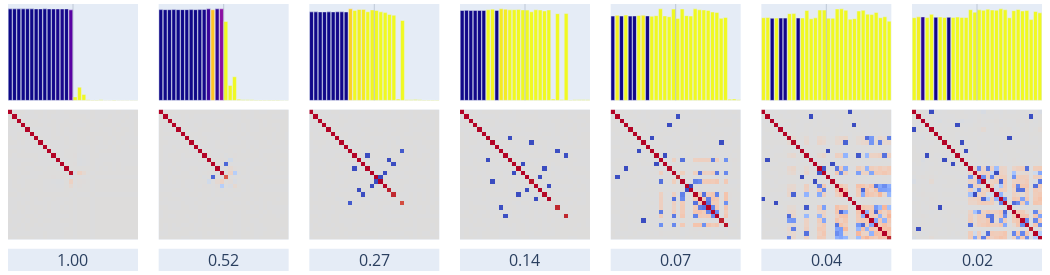

The notebook cell this image was saved under:
### Code cell
#fig = render_features(model, np.s_[::2]) # every other instance  
which = np.s_[:]
which_instances = np.arange(model.config.n_instances)[which]
fig_height = 275
fig_width = 150*len(which_instances) 
fig = render_features(model, fig_width, fig_height, which_instances)
fig.update_layout()

### Figure 1 — Plotly figure (JSON) as saved in the notebook; plotly's stock layout.template omitted (floating-point values rounded to 4 significant figures; data arrays with more than 128 entries replaced by an {"elided": "..."} marker saying what was removed)
{"data": [{"marker": {"cmax": 1, "cmin": 0, "color": [0.001916, 0.002001, 0.001128, 0.0038, 0.001474, 0.001584, 0.002314, 0.003365, 0.001994, 0.004681, 0.01355, 0.02321, 0.02502, 0.0103, 0.1585, 0.9997, 0.9909, 0.9992, 0.9989, 0.9957, 0.9984, 0.9996, 0.9951, 0.9978, 0.9965, 0.9965, 0.994, 0.9947, 0.9944, 0.9958]}, "type": "bar", "width": 0.9, "x": [0, 1, 2, 3, 4, 5, 6, 7, 8, 9, 10, 11, 12, 13, 14, 15, 16, 17, 18, 19, 20, 21, 22, 23, 24, 25, 26, 27, 28, 29], "xaxis": "x", "y": [0.9997, 0.9995, 0.9998, 0.9999, 0.9999, 0.9997, 0.9994, 0.9994, 1.0, 0.9994, 0.9989, 0.9989, 0.9988, 0.9994, 0.9891, 0.03835, 0.1444, 0.06402, 0.008229, 0.003516, 0.00545, 0.006944, 0.002147, 0.003059, 0.003196, 0.002245, 0.001761, 0.001665, 0.001779, 0.001911], "yaxis": "y"}, {"colormodel": "rgba256", "customdata": {"elided": "30x30 float values"}, "hovertemplate": "foo\n", "type": "image", "xaxis": "x8", "yaxis": "y8", "z": {"elided": "3600 int values"}}, {"marker": {"cmax": 1, "cmin": 0, "color": [0.003789, 0.005144, 0.002245, 0.008657, 0.003546, 0.002702, 0.003996, 0.006016, 0.002148, 0.008709, 0.01723, 0.0874, 0.8699, 0.06134, 0.2889, 0.9996, 1.021, 1.017, 1.039, 1.003, 1.088, 1.074, 1.035, 1.007, 1.018, 1.132, 1.01, 1.038, 1.06, 1.097]}, "type": "bar", "width": 0.9, "x": [0, 1, 2, 3, 4, 5, 6, 7, 8, 9, 10, 11, 12, 13, 14, 15, 16, 17, 18, 19, 20, 21, 22, 23, 24, 25, 26, 27, 28, 29], "xaxis": "x2", "y": [1.001, 1.001, 0.9999, 1.001, 1.0, 1.001, 1.001, 1.001, 1.0, 1.001, 1.003, 1.009, 0.9997, 1.009, 1.009, 0.87, 0.1638, 0.2607, 0.01319, 0.007101, 0.00734, 0.008313, 0.005016, 0.005447, 0.003621, 0.00408, 0.003552, 0.003897, 0.002525, 0.001722], "yaxis": "y2"}, {"colormodel": "rgba256", "customdata": {"elided": "30x30 float values"}, "hovertemplate": "foo\n", "type": "image", "xaxis": "x9", "yaxis": "y9", "z": {"elided": "3600 int values"}}, {"marker": {"cmax": 1, "cmin": 0, "color": [0.007168, 0.007362, 0.005695, 0.00904, 0.004421, 0.005059, 0.01226, 0.01192, 0.008874, 0.9043, 1.003, 0.9724, 0.9639, 1.018, 0.9929, 1.002, 1.018, 1.024, 1.028, 1.029, 1.073, 1.036, 1.293, 1.289, 1.288, 1.361, 1.276, 1.276, 1.141, 1.329]}, "type": "bar", "width": 0.9, "x": [0, 1, 2, 3, 4, 5, 6, 7, 8, 9, 10, 11, 12, 13, 14, 15, 16, 17, 18, 19, 20, 21, 22, 23, 24, 25, 26, 27, 28, 29], "xaxis": "x3", "y": [1.001, 1.002, 1.001, 1.001, 1.001, 1.001, 1.002, 1.002, 1.0, 1.036, 1.018, 1.028, 1.029, 1.003, 1.024, 1.018, 1.002, 0.9929, 0.9724, 0.9639, 0.01507, 0.9043, 0.008208, 0.007467, 0.009591, 0.00742, 0.004761, 0.003448, 0.004527, 0.004784], "yaxis": "y3"}, {"colormodel": "rgba256", "customdata": {"elided": "30x30 float values"}, "hovertemplate": "foo\n", "type": "image", "xaxis": "x10", "yaxis": "y10", "z": {"elided": "3600 int values"}}, {"marker": {"cmax": 1, "cmin": 0, "color": [0.00779, 0.008235, 0.004936, 0.01135, 0.005738, 0.003667, 1.007, 0.9858, 0.008095, 0.9651, 0.9661, 1.009, 1.007, 0.9951, 1.009, 1.006, 1.015, 1.007, 1.005, 1.011, 1.009, 1.358, 1.019, 1.285, 1.015, 1.324, 1.214, 1.358, 1.395, 1.347]}, "type": "bar", "width": 0.9, "x": [0, 1, 2, 3, 4, 5, 6, 7, 8, 9, 10, 11, 12, 13, 14, 15, 16, 17, 18, 19, 20, 21, 22, 23, 24, 25, 26, 27, 28, 29], "xaxis": "x4", "y": [1.001, 1.002, 1.001, 1.001, 1.001, 1.001, 1.009, 1.015, 1.001, 1.019, 1.014, 1.007, 1.009, 1.011, 1.007, 1.005, 0.9857, 1.009, 1.006, 0.9951, 1.007, 0.01525, 0.965, 0.01005, 0.9661, 0.005025, 0.00753, 0.007016, 0.006341, 0.007981], "yaxis": "y4"}, {"colormodel": "rgba256", "customdata": {"elided": "30x30 float values"}, "hovertemplate": "foo\n", "type": "image", "xaxis": "x11", "yaxis": "y11", "z": {"elided": "3600 int values"}}, {"marker": {"cmax": 1, "cmin": 0, "color": [0.01173, 0.9743, 0.007332, 0.9938, 0.007123, 0.007857, 0.9994, 0.9748, 0.009315, 1.009, 1.003, 1.263, 1.007, 1.014, 1.283, 1.01, 1.297, 1.002, 1.007, 1.308, 1.308, 1.309, 1.315, 1.306, 1.319, 1.011, 1.333, 1.634, 1.559, 1.375]}, "type": "bar", "width": 0.9, "x": [0, 1, 2, 3, 4, 5, 6, 7, 8, 9, 10, 11, 12, 13, 14, 15, 16, 17, 18, 19, 20, 21, 22, 23, 24, 25, 26, 27, 28, 29], "xaxis": "x5", "y": [1.002, 1.01, 1.002, 1.014, 1.001, 1.003, 1.009, 1.011, 1.004, 0.9994, 1.007, 1.088, 1.003, 0.9938, 1.085, 0.9742, 1.086, 1.007, 1.002, 1.087, 1.076, 1.074, 1.068, 1.05, 1.046, 0.9747, 0.985, 0.0149, 0.01682, 0.007117], "yaxis": "y5"}, {"colormodel": "rgba256", "customdata": {"elided": "30x30 float values"}, "hovertemplate": "foo\n", "type": "image", "xaxis": "x12", "yaxis": "y12", "z": {"elided": "3600 int values"}}, {"marker": {"cmax": 1, "cmin": 0, "color": [0.9896, 0.9951, 0.008847, 0.9962, 0.01362, 0.01196, 1.254, 1.291, 0.01617, 1.003, 1.332, 1.01, 1.001, 1.36, 1.384, 1.005, 1.006, 1.461, 1.468, 1.34, 1.008, 1.004, 1.417, 1.421, 1.341, 1.351, 1.457, 1.461, 1.442, 1.458]}, "type": "bar", "width": 0.9, "x": [0, 1, 2, 3, 4, 5, 6, 7, 8, 9, 10, 11, 12, 13, 14, 15, 16, 17, 18, 19, 20, 21, 22, 23, 24, 25, 26, 27, 28, 29], "xaxis": "x6", "y": [1.008, 1.01, 1.001, 1.004, 1.003, 1.003, 1.057, 1.058, 1.004, 1.005, 1.095, 0.995, 1.006, 1.101, 1.101, 1.003, 1.001, 1.114, 1.116, 1.099, 0.9896, 0.9962, 1.09, 1.098, 1.052, 1.046, 1.072, 1.008, 1.019, 0.9658], "yaxis": "y6"}, {"colormodel": "rgba256", "customdata": {"elided": "30x30 float values"}, "hovertemplate": "foo\n", "type": "image", "xaxis": "x13", "yaxis": "y13", "z": {"elided": "3600 int values"}}, {"marker": {"cmax": 1, "cmin": 0, "color": [1.04, 0.9753, 0.05724, 1.006, 1.0, 0.01762, 0.9969, 1.001, 0.01211, 1.0, 0.9997, 1.001, 1.001, 1.322, 1.202, 1.324, 1.317, 1.35, 1.334, 1.179, 1.364, 1.394, 1.006, 1.326, 1.4, 1.41, 1.394, 1.008, 1.366, 1.382]}, "type": "bar", "width": 0.9, "x": [0, 1, 2, 3, 4, 5, 6, 7, 8, 9, 10, 11, 12, 13, 14, 15, 16, 17, 18, 19, 20, 21, 22, 23, 24, 25, 26, 27, 28, 29], "xaxis": "x7", "y": [0.9981, 1.008, 1.008, 0.9997, 1.038, 1.003, 1.006, 1.001, 1.003, 1.001, 1.006, 1.002, 1.0, 1.094, 1.065, 1.093, 1.087, 1.101, 1.091, 1.089, 1.105, 1.093, 0.997, 1.083, 1.097, 1.079, 1.084, 0.9753, 1.073, 1.056], "yaxis": "y7"}, {"colormodel": "rgba256", "customdata": {"elided": "30x30 float values"}, "hovertemplate": "foo\n", "type": "image", "xaxis": "x14", "yaxis": "y14", "z": {"elided": "3600 int values"}}], "layout": {"annotations": [{"bgcolor": "rgba(0,0,0,0)", "font": {"size": 16}, "showarrow": false, "text": "1.00", "x": 14.5, "xanchor": "center", "xref": "x15", "y": -2, "yanchor": "middle", "yref": "y15"}, {"bgcolor": "rgba(0,0,0,0)", "font": {"size": 16}, "showarrow": false, "text": "0.52", "x": 14.5, "xanchor": "center", "xref": "x16", "y": -2, "yanchor": "middle", "yref": "y16"}, {"bgcolor": "rgba(0,0,0,0)", "font": {"size": 16}, "showarrow": false, "text": "0.27", "x": 14.5, "xanchor": "center", "xref": "x17", "y": -2, "yanchor": "middle", "yref": "y17"}, {"bgcolor": "rgba(0,0,0,0)", "font": {"size": 16}, "showarrow": false, "text": "0.14", "x": 14.5, "xanchor": "center", "xref": "x18", "y": -2, "yanchor": "middle", "yref": "y18"}, {"bgcolor": "rgba(0,0,0,0)", "font": {"size": 16}, "showarrow": false, "text": "0.07", "x": 14.5, "xanchor": "center", "xref": "x19", "y": -2, "yanchor": "middle", "yref": "y19"}, {"bgcolor": "rgba(0,0,0,0)", "font": {"size": 16}, "showarrow": false, "text": "0.04", "x": 14.5, "xanchor": "center", "xref": "x20", "y": -2, "yanchor": "middle", "yref": "y20"}, {"bgcolor": "rgba(0,0,0,0)", "font": {"size": 16}, "showarrow": false, "text": "0.02", "x": 14.5, "xanchor": "center", "xref": "x21", "y": -2, "yanchor": "middle", "yref": "y21"}], "height": 275, "margin": {"b": 4, "l": 8, "r": 8, "t": 4}, "shapes": [{"line": {"width": 0.2}, "type": "line", "x0": 14.5, "x1": 14.5, "xref": "x", "y0": 0, "y1": 1, "yref": "y domain"}, {"line": {"width": 0.2}, "type": "line", "x0": 14.5, "x1": 14.5, "xref": "x2", "y0": 0, "y1": 1, "yref": "y2 domain"}, {"line": {"width": 0.2}, "type": "line", "x0": 14.5, "x1": 14.5, "xref": "x3", "y0": 0, "y1": 1, "yref": "y3 domain"}, {"line": {"width": 0.2}, "type": "line", "x0": 14.5, "x1": 14.5, "xref": "x4", "y0": 0, "y1": 1, "yref": "y4 domain"}, {"line": {"width": 0.2}, "type": "line", "x0": 14.5, "x1": 14.5, "xref": "x5", "y0": 0, "y1": 1, "yref": "y5 domain"}, {"line": {"width": 0.2}, "type": "line", "x0": 14.5, "x1": 14.5, "xref": "x6", "y0": 0, "y1": 1, "yref": "y6 domain"}, {"line": {"width": 0.2}, "type": "line", "x0": 14.5, "x1": 14.5, "xref": "x7", "y0": 0, "y1": 1, "yref": "y7 domain"}], "showlegend": false, "width": 1050, "xaxis": {"anchor": "y", "domain": [0, 0.1257], "matches": "x15", "showticklabels": false, "visible": false}, "xaxis10": {"anchor": "y10", "domain": [0.2914, 0.4171], "matches": "x17", "showticklabels": false, "visible": false}, "xaxis11": {"anchor": "y11", "domain": [0.4371, 0.5629], "matches": "x18", "showticklabels": false, "visible": false}, "xaxis12": {"anchor": "y12", "domain": [0.5829, 0.7086], "matches": "x19", "showticklabels": false, "visible": false}, "xaxis13": {"anchor": "y13", "domain": [0.7286, 0.8543], "matches": "x20", "showticklabels": false, "visible": false}, "xaxis14": {"anchor": "y14", "domain": [0.8743, 1], "matches": "x21", "showticklabels": false, "visible": false}, "xaxis15": {"anchor": "y15", "domain": [0, 0.1257], "visible": false}, "xaxis16": {"anchor": "y16", "domain": [0.1457, 0.2714], "visible": false}, "xaxis17": {"anchor": "y17", "domain": [0.2914, 0.4171], "visible": false}, "xaxis18": {"anchor": "y18", "domain": [0.4371, 0.5629], "visible": false}, "xaxis19": {"anchor": "y19", "domain": [0.5829, 0.7086], "visible": false}, "xaxis2": {"anchor": "y2", "domain": [0.1457, 0.2714], "matches": "x16", "showticklabels": false, "visible": false}, "xaxis20": {"anchor": "y20", "domain": [0.7286, 0.8543], "visible": false}, "xaxis21": {"anchor": "y21", "domain": [0.8743, 1], "visible": false}, "xaxis3": {"anchor": "y3", "domain": [0.2914, 0.4171], "matches": "x17", "showticklabels": false, "visible": false}, "xaxis4": {"anchor": "y4", "domain": [0.4371, 0.5629], "matches": "x18", "showticklabels": false, "visible": false}, "xaxis5": {"anchor": "y5", "domain": [0.5829, 0.7086], "matches": "x19", "showticklabels": false, "visible": false}, "xaxis6": {"anchor": "y6", "domain": [0.7286, 0.8543], "matches": "x20", "showticklabels": false, "visible": false}, "xaxis7": {"anchor": "y7", "domain": [0.8743, 1], "matches": "x21", "showticklabels": false, "visible": false}, "xaxis8": {"anchor": "y8", "domain": [0, 0.1257], "matches": "x15", "showticklabels": false, "visible": false}, "xaxis9": {"anchor": "y9", "domain": [0.1457, 0.2714], "matches": "x16", "showticklabels": false, "visible": false}, "yaxis": {"anchor": "x", "domain": [0.6389, 1], "visible": false}, "yaxis10": {"anchor": "x10", "domain": [0.08333, 0.6389], "visible": false}, "yaxis11": {"anchor": "x11", "domain": [0.08333, 0.6389], "visible": false}, "yaxis12": {"anchor": "x12", "domain": [0.08333, 0.6389], "visible": false}, "yaxis13": {"anchor": "x13", "domain": [0.08333, 0.6389], "visible": false}, "yaxis14": {"anchor": "x14", "domain": [0.08333, 0.6389], "visible": false}, "yaxis15": {"anchor": "x15", "domain": [0, 0.08333], "visible": false}, "yaxis16": {"anchor": "x16", "domain": [0, 0.08333], "visible": false}, "yaxis17": {"anchor": "x17", "domain": [0, 0.08333], "visible": false}, "yaxis18": {"anchor": "x18", "domain": [0, 0.08333], "visible": false}, "yaxis19": {"anchor": "x19", "domain": [0, 0.08333], "visible": false}, "yaxis2": {"anchor": "x2", "domain": [0.6389, 1], "visible": false}, "yaxis20": {"anchor": "x20", "domain": [0, 0.08333], "visible": false}, "yaxis21": {"anchor": "x21", "domain": [0, 0.08333], "visible": false}, "yaxis3": {"anchor": "x3", "domain": [0.6389, 1], "visible": false}, "yaxis4": {"anchor": "x4", "domain": [0.6389, 1], "visible": false}, "yaxis5": {"anchor": "x5", "domain": [0.6389, 1], "visible": false}, "yaxis6": {"anchor": "x6", "domain": [0.6389, 1], "visible": false}, "yaxis7": {"anchor": "x7", "domain": [0.6389, 1], "visible": false}, "yaxis8": {"anchor": "x8", "domain": [0.08333, 0.6389], "visible": false}, "yaxis9": {"anchor": "x9", "domain": [0.08333, 0.6389], "visible": false}}}
